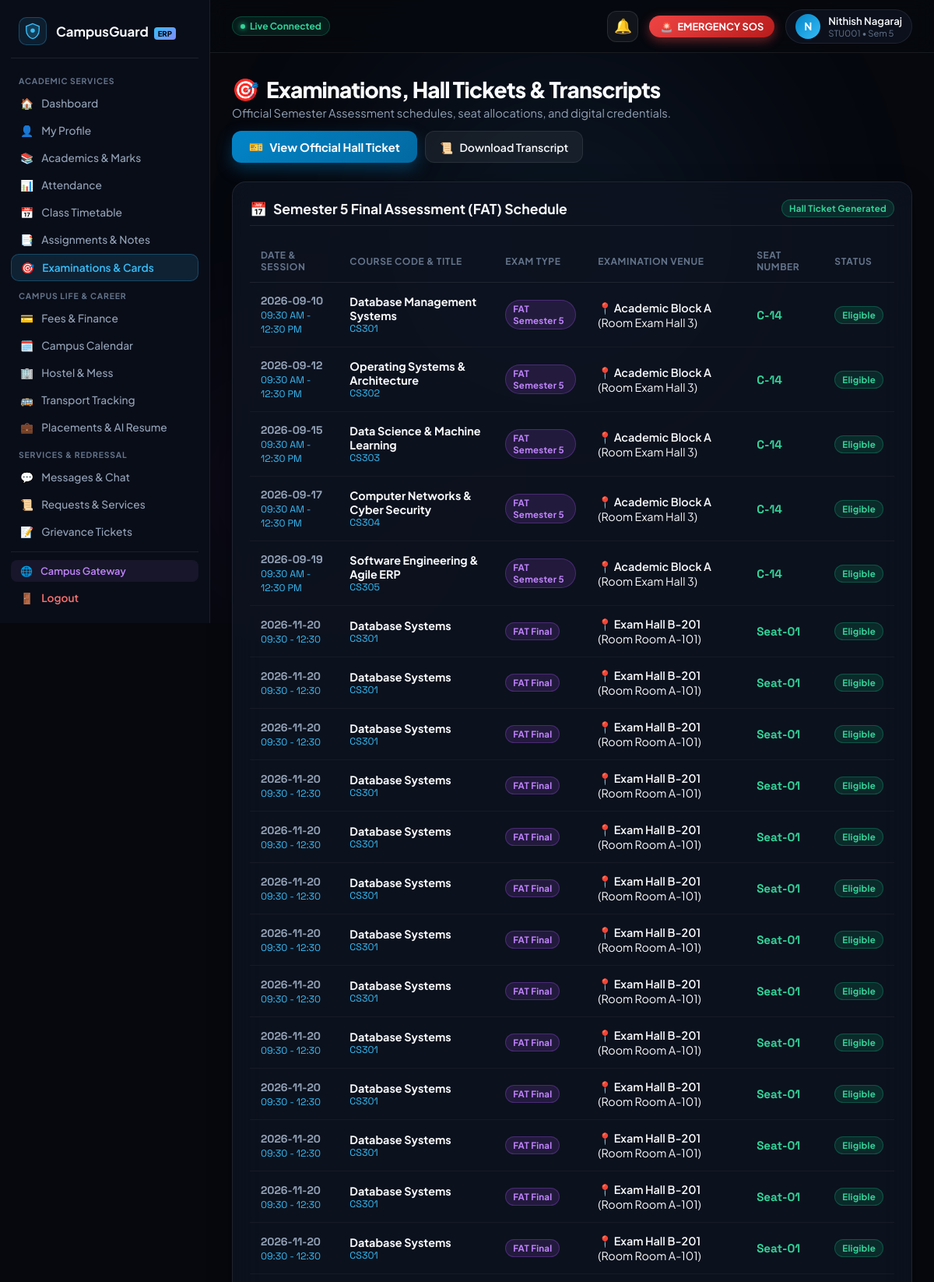
The app's page /student/examinations (signed in, upper part) with its own data.
### tables this page shows
CREATE TABLE students (
            id INTEGER PRIMARY KEY AUTOINCREMENT,
            name TEXT NOT NULL,
            register_number TEXT UNIQUE NOT NULL,
            email TEXT NOT NULL,
            password_hash TEXT NOT NULL,
            department TEXT NOT NULL,
            year INTEGER NOT NULL,
            profile_image TEXT DEFAULT '',
            created_at TIMESTAMP DEFAULT CURRENT_TIMESTAMP
        , phone TEXT DEFAULT '+91 98765 43210', join_date TEXT DEFAULT '2023-08-01', cgpa REAL DEFAULT 8.75, program TEXT DEFAULT 'B.Tech', semester INTEGER DEFAULT 5, section TEXT DEFAULT 'A', dob TEXT DEFAULT '2004-05-14', address TEXT DEFAULT '#42, Green Avenue, Tech City, Karnataka 560001', parent_name TEXT DEFAULT 'R. S. Kumar', parent_phone TEXT DEFAULT '+91 94440 12345', sgpa REAL DEFAULT 8.90, earned_credits INTEGER DEFAULT 112, total_credits INTEGER DEFAULT 160, status TEXT DEFAULT 'ACTIVE');

CREATE TABLE examinations (
            id INTEGER PRIMARY KEY AUTOINCREMENT,
            exam_type TEXT NOT NULL,
            course_code TEXT NOT NULL,
            course_name TEXT NOT NULL,
            exam_date TEXT NOT NULL,
            exam_time TEXT NOT NULL,
            venue TEXT NOT NULL,
            room_number TEXT NOT NULL,
            seat_number TEXT NOT NULL
        );

### routes/student.py (the view)
@student_bp.route('/student/examinations')
@student_required
def student_examinations(student):
    conn = get_db_connection()
    exams = conn.execute("SELECT * FROM examinations ORDER BY exam_date ASC").fetchall()
    conn.close()
    return render_template('student/examinations.html', student=student, exams=exams, active_page='examinations')

### app.py (called while the page is built, shortened)
def _url_build_error_fallback(error, endpoint, values):
    for registered_ep in list(app.view_functions.keys()):
        if registered_ep == endpoint or registered_ep.endswith('.' + endpoint):
            try:
                return url_for(registered_ep, **values)
            except Exception:
                if 'student_id' in values and 'id' not in values:
                    v_copy = dict(values)
                    v_copy['id'] = v_copy.pop('student_id')
                    try:
                        return url_for(registered_ep, **v_copy)
                    except Exception:
                        pass
                continue

### database/db.py (called while the page is built)
def get_db_connection():
    conn = sqlite3.connect(DATABASE_FILE, timeout=20.0)
    conn.row_factory = sqlite3.Row
    return conn

### utils/security.py (called while the page is built)
def add_security_headers(response):
    response.headers['Cache-Control'] = 'no-cache, no-store, must-revalidate, max-age=0'
    response.headers['Pragma'] = 'no-cache'
    response.headers['Expires'] = '0'
    response.headers['X-Content-Type-Options'] = 'nosniff'
    response.headers['X-Frame-Options'] = 'SAMEORIGIN'
    response.headers['X-XSS-Protection'] = '1; mode=block'
    return response

### templates/student/examinations.html (shortened to what this page needs)
{% extends "student/base_student.html" %}
{% block student_content %}
<div class="page-header-block">
    <div class="page-title-group">
        <h1><span>🎯</span> Examinations, Hall Tickets &amp; Transcripts</h1>
        <p>Official Semester Assessment schedules, seat allocations, and digital credentials.</p>
    </div>
    <div style="display: flex; gap: 10px;">
        <button type="button" class="btn-primary" onclick="openModal('hall-ticket-modal')">
            <span>🎫</span> View Official Hall Ticket
        </button>
        <button type="button" class="btn-secondary" onclick="alert('Generating Official Signed Transcript PDF...');">
            <span>📜</span> Download Transcript
        </button>
    </div>
</div>
<section class="content-card">
    <div class="card-header-row">
        <h2 class="card-heading"><span>📅</span> Semester 5 Final Assessment (FAT) Schedule</h2>
        <span class="badge badge-green">Hall Ticket Generated</span>
    </div>
    <div class="table-responsive">
        <table class="portal-table">
            <thead>
                <tr>
                    <th>Date &amp; Session</th>
                    <th>Course Code &amp; Title</th>
                    <th>Exam Type</th>
                    <th>Examination Venue</th>
                    <th>Seat Number</th>
                    <th>Status</th>
                </tr>
            </thead>
            <tbody>
                {% for exam in exams %}
                <tr>
                    <td style="font-family: var(--font-mono); font-size: 0.88rem; color: #94a3b8;">
                        <strong>{{ exam.exam_date }}</strong><br>
                        <span style="font-size: 0.78rem; color: #38bdf8;">{{ exam.exam_time }}</span>
                    </td>
                    <td>
                        <div style="font-weight: 700; color: var(--text-primary);">{{ exam.course_name }}</div>
                        <div style="font-size: 0.78rem; color: var(--student-primary); font-family: var(--font-mono);">{{ exam.course_code }}</div>
                    </td>
                    <td><span class="badge badge-purple">{{ exam.exam_type }}</span></td>
                    <td>
                        <span style="font-weight: 600;">📍 {{ exam.venue }}</span> (Room {{ exam.room_number }})
                    </td>
                    <td>
                        <strong style="color: #34d399; font-family: var(--font-mono); font-size: 0.95rem;">{{ exam.seat_number }}</strong>
                    </td>
                    <td><span class="badge badge-green">Eligible</span></td>
                </tr>
                {% endfor %}
            </tbody>
        </table>
    </div>
</section>
{% endblock %}

### templates/student/base_student.html (shortened to what this page needs)
<!DOCTYPE html>
<html lang="en">
<head>
    <link rel="stylesheet" href="{{ url_for('static', filename='css/student-portal.css') }}">
    <link rel="stylesheet" href="{{ url_for('static', filename='css/campusguard-toast.css') }}">
    <link rel="stylesheet" href="{{ url_for('static', filename='css/emergency.css') }}">
</head>
<body>
    <div class="ambient-background" aria-hidden="true">
        <div class="glow-orb orb-primary"></div>
        <div class="glow-orb orb-secondary"></div>
    </div>
    <div class="portal-layout">
        <aside class="sidebar" id="student-sidebar" aria-label="Student Navigation">
            <a href="{{ url_for('student_dashboard') }}" class="sidebar-brand">
                <div class="brand-icon">
                    <svg width="22" height="22" viewBox="0 0 32 32" fill="none" xmlns="http://www.w3.org/2000/svg">
                        <path d="M16 2L4 7V14C4 22 9.5 28.5 16 30C22.5 28.5 28 22 28 14V7L16 2Z" fill="#38bdf8" fill-opacity="0.2" stroke="#38bdf8" stroke-width="2"/>
                        <circle cx="16" cy="15" r="4" fill="#38bdf8"/>
                    </svg>
                </div>
                <span class="brand-name">CampusGuard <span class="brand-badge">ERP</span></span>
            </a>
            <nav class="sidebar-nav">
                <span class="nav-category">Academic Services</span>
                <a href="{{ url_for('student_dashboard') }}" class="nav-link {% if active_page == 'dashboard' %}active{% endif %}" id="nav-dashboard">
                    <span>🏠</span> <span class="nav-text">Dashboard</span>
                </a>
                <a href="{{ url_for('student_profile') }}" class="nav-link {% if active_page == 'profile' %}active{% endif %}" id="nav-profile">
                    <span>👤</span> <span class="nav-text">My Profile</span>
                </a>
                <a href="{{ url_for('student_academics') }}" class="nav-link {% if active_page == 'academics' or active_page == 'marks' %}active{% endif %}" id="nav-academics">
                    <span>📚</span> <span class="nav-text">Academics &amp; Marks</span>
                </a>
                <a href="{{ url_for('student_attendance') }}" class="nav-link {% if active_page == 'attendance' %}active{% endif %}" id="nav-attendance">
                    <span>📊</span> <span class="nav-text">Attendance</span>
                </a>
                <a href="{{ url_for('student_timetable') }}" class="nav-link {% if active_page == 'timetable' %}active{% endif %}" id="nav-timetable">
                    <span>📅</span> <span class="nav-text">Class Timetable</span>
                </a>
                <a href="{{ url_for('student_assignments') }}" class="nav-link {% if active_page == 'assignments' %}active{% endif %}" id="nav-assignments">
                    <span>📑</span> <span class="nav-text">Assignments &amp; Notes</span>
                </a>
                <a href="{{ url_for('student_examinations') }}" class="nav-link {% if active_page == 'examinations' %}active{% endif %}" id="nav-examinations">
                    <span>🎯</span> <span class="nav-text">Examinations &amp; Cards</span>
                </a>
                <span class="nav-category">Campus Life &amp; Career</span>
                <a href="{{ url_for('student_fees') }}" class="nav-link {% if active_page == 'fees' %}active{% endif %}" id="nav-fees">
                    <span>💳</span> <span class="nav-text">Fees &amp; Finance</span>
                </a>
                <a href="{{ url_for('student_calendar') }}" class="nav-link {% if active_page == 'calendar' %}active{% endif %}" id="nav-calendar">
                    <span>🗓️</span> <span class="nav-text">Campus Calendar</span>
                </a>
                <a href="{{ url_for('student_hostel') }}" class="nav-link {% if active_page == 'hostel' %}active{% endif %}" id="nav-hostel">
                    <span>🏢</span> <span class="nav-text">Hostel &amp; Mess</span>
                </a>
                <a href="{{ url_for('student_transport') }}" class="nav-link {% if active_page == 'transport' %}active{% endif %}" id="nav-transport">
                    <span>🚌</span> <span class="nav-text">Transport Tracking</span>
                </a>
                <a href="{{ url_for('student_placements') }}" class="nav-link {% if active_page == 'placements' %}active{% endif %}" id="nav-placements">
                    <span>💼</span> <span class="nav-text">Placements &amp; AI Resume</span>
                </a>
                <span class="nav-category">Services &amp; Redressal</span>
                <a href="{{ url_for('student_messages') }}" class="nav-link {% if active_page == 'messages' %}active{% endif %}" id="nav-messages">
                    <span>💬</span> <span class="nav-text">Messages &amp; Chat</span>
                </a>
                <a href="{{ url_for('student_requests') }}" class="nav-link {% if active_page == 'requests' %}active{% endif %}" id="nav-requests">
                    <span>📜</span> <span class="nav-text">Requests &amp; Services</span>
                </a>
                <a href="{{ url_for('student_complaints') }}" class="nav-link {% if active_page == 'complaints' %}active{% endif %}" id="nav-complaints">
                    <span>📝</span> <span class="nav-text">Grievance Tickets</span>
                </a>
                <a href="{{ url_for('student_lost_found') }}" class="nav-link {% if active_page == 'lost_found' %}active{% endif %}" id="nav-lost-found">
                </a>
            </nav>
            <div class="sidebar-footer">
                <a href="/" class="admin-switch-link" title="Open Campus Gateway">
                    <span>🌐</span> <span>Campus Gateway</span>
                </a>
                <a href="{{ url_for('student_logout') }}" class="logout-link" id="btn-logout" aria-label="Sign out">
                    <span>🚪</span> <span>Logout</span>
                </a>
            </div>
        </aside>
        <div class="main-wrapper">
            <header class="topbar">
                <div class="topbar-left">
                    <div class="conn-status-pill">
                        <span class="conn-dot"></span>
                        <span>Live Connected</span>
                    </div>
                </div>
                <div class="topbar-right">
                    <div class="notif-bell-wrapper">
                        <button type="button" class="notif-bell-btn" id="notif-bell-btn" aria-label="View notifications">
                            <span>🔔</span>
                        </button>
                    </div>
                    <a href="{{ url_for('student_emergency') }}" class="topbar-quick-sos" id="topbar-sos-btn" title="Instant Emergency Distress Beacon" onclick="handleTopbarSOSClick(event)">
                        <span>🚨</span> EMERGENCY SOS
                    </a>
                    <a href="{{ url_for('student_profile') }}" class="user-avatar-pill" title="View Profile">
                        <div class="avatar-circle">
                            {{ student.name[0]|upper if student else 'S' }}
                        </div>
                        <div class="user-meta-top">
                            <span class="user-name-top">{{ student.name if student else 'Student' }}</span>
                            <span class="user-role-top">{{ student.register_number if student else '' }} • Sem {{ student.semester|default(5) }}</span>
                        </div>
                    </a>
                </div>
            </header>
            <main class="portal-content">
                {% block student_content %}{% endblock %}
            </main>
        </div>
    </div>
</body>
</html>

### static/css/campusguard-toast.css (style rules this page uses)
.notif-bell-wrapper { position: relative; display: inline-block; }
.notif-bell-btn { position: relative; background: rgba(255, 255, 255, 0.05); border: 1px solid rgba(255, 255, 255, 0.1); color: #f1f5f9; width: 40px; height: 40px; border-radius: 12px; display: flex; align-items: center; justify-content: center; cursor: pointer; font-size: 1.15rem; transition: all 0.2s ease; }
.conn-status-pill { display: inline-flex; align-items: center; gap: 6px; padding: 4px 10px; border-radius: 99px; font-size: 0.75rem; font-weight: 700; background: rgba(16, 185, 129, 0.12); border: 1px solid rgba(16, 185, 129, 0.3); color: #34d399; }
.conn-dot { width: 6px; height: 6px; border-radius: 50%; background: #34d399; box-shadow: 0 0 6px #34d399; }

### static/css/emergency.css (style rules this page uses)
:root { --emg-critical: #ef4444; --emg-high: #f97316; --emg-medium: #f59e0b; --emg-low: #3b82f6; --emg-success: #10b981; --emg-bg-card: rgba(14, 19, 32, 0.88); --emg-border-glow: rgba(239, 68, 68, 0.4); }

### records on screen
students: name "N", name "Nithish Nagaraj", register_number "STU001", semester "5"
examinations: exam_date "2026-09-10", exam_time "09:30 AM - 12:30 PM", course_name "Database Management Systems", course_code "CS301", exam_type "FAT Semester 5", venue "Academic Block A", room_number "Exam Hall 3", seat_number "C-14"
examinations: exam_date "2026-09-12", exam_time "09:30 AM - 12:30 PM", course_name "Operating Systems & Architecture", course_code "CS302", exam_type "FAT Semester 5", venue "Academic Block A", room_number "Exam Hall 3", seat_number "C-14"
examinations: exam_date "2026-09-15", exam_time "09:30 AM - 12:30 PM", course_name "Data Science & Machine Learning", course_code "CS303", exam_type "FAT Semester 5", venue "Academic Block A", room_number "Exam Hall 3", seat_number "C-14"
examinations: exam_date "2026-09-17", exam_time "09:30 AM - 12:30 PM", course_name "Computer Networks & Cyber Security", course_code "CS304", exam_type "FAT Semester 5", venue "Academic Block A", room_number "Exam Hall 3", seat_number "C-14"
examinations: exam_date "2026-09-19", exam_time "09:30 AM - 12:30 PM", course_name "Software Engineering & Agile ERP", course_code "CS305", exam_type "FAT Semester 5", venue "Academic Block A", room_number "Exam Hall 3", seat_number "C-14"
examinations: exam_date "2026-11-20", exam_time "09:30 - 12:30", course_name "Database Systems", course_code "CS301", exam_type "FAT Final", venue "Exam Hall B-201", room_number "Room A-101", seat_number "Seat-01"
examinations: exam_date "2026-11-20", exam_time "09:30 - 12:30", course_name "Database Systems", course_code "CS301", exam_type "FAT Final", venue "Exam Hall B-201", room_number "Room A-101", seat_number "Seat-01"
examinations: exam_date "2026-11-20", exam_time "09:30 - 12:30", course_name "Database Systems", course_code "CS301", exam_type "FAT Final", venue "Exam Hall B-201", room_number "Room A-101", seat_number "Seat-01"
examinations: exam_date "2026-11-20", exam_time "09:30 - 12:30", course_name "Database Systems", course_code "CS301", exam_type "FAT Final", venue "Exam Hall B-201", room_number "Room A-101", seat_number "Seat-01"
examinations: exam_date "2026-11-20", exam_time "09:30 - 12:30", course_name "Database Systems", course_code "CS301", exam_type "FAT Final", venue "Exam Hall B-201", room_number "Room A-101", seat_number "Seat-01"
examinations: exam_date "2026-11-20", exam_time "09:30 - 12:30", course_name "Database Systems", course_code "CS301", exam_type "FAT Final", venue "Exam Hall B-201", room_number "Room A-101", seat_number "Seat-01"
examinations: exam_date "2026-11-20", exam_time "09:30 - 12:30", course_name "Database Systems", course_code "CS301", exam_type "FAT Final", venue "Exam Hall B-201", room_number "Room A-101", seat_number "Seat-01"
examinations: exam_date "2026-11-20", exam_time "09:30 - 12:30", course_name "Database Systems", course_code "CS301", exam_type "FAT Final", venue "Exam Hall B-201", room_number "Room A-101", seat_number "Seat-01"
examinations: exam_date "2026-11-20", exam_time "09:30 - 12:30", course_name "Database Systems", course_code "CS301", exam_type "FAT Final", venue "Exam Hall B-201", room_number "Room A-101", seat_number "Seat-01"
examinations: exam_date "2026-11-20", exam_time "09:30 - 12:30", course_name "Database Systems", course_code "CS301", exam_type "FAT Final", venue "Exam Hall B-201", room_number "Room A-101", seat_number "Seat-01"
examinations: exam_date "2026-11-20", exam_time "09:30 - 12:30", course_name "Database Systems", course_code "CS301", exam_type "FAT Final", venue "Exam Hall B-201", room_number "Room A-101", seat_number "Seat-01"
examinations: exam_date "2026-11-20", exam_time "09:30 - 12:30", course_name "Database Systems", course_code "CS301", exam_type "FAT Final", venue "Exam Hall B-201", room_number "Room A-101", seat_number "Seat-01"
examinations: exam_date "2026-11-20", exam_time "09:30 - 12:30", course_name "Database Systems", course_code "CS301", exam_type "FAT Final", venue "Exam Hall B-201", room_number "Room A-101", seat_number "Seat-01"
